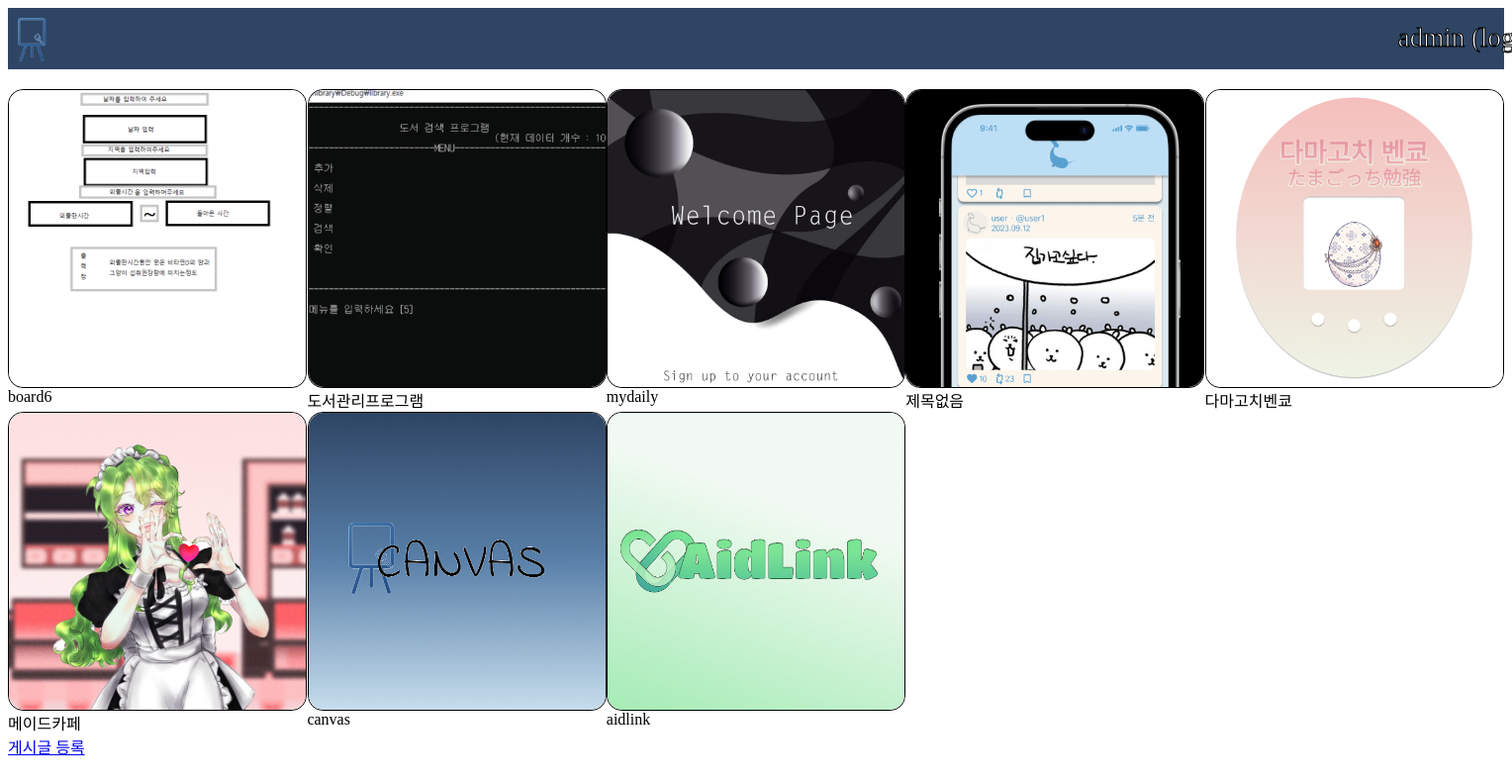
/palette/ (signed in), run on the app's committed database.
### palette/models.py (models this page shows, shortened)
class Drawing(models.Model):
    subject = models.CharField(max_length=200)
    author = models.ForeignKey(User, on_delete=models.CASCADE)
    content = models.TextField(default='')
    imgfile = models.ImageField(null=True, upload_to="", blank=True)
    uploadedFile = models.FileField(upload_to="result/")
    create_date = models.DateTimeField()
    modify_date = models.DateTimeField(null=True, blank=True)

### palette/views.py (the view)
# urls.py: path('', views.index, name='index'),  # '/' 에 해당되는 path
def index(request):
    drawing_list = Drawing.objects.order_by('-create_date')
    context = {'drawing_list': drawing_list}
    return render(request, 'palette/drawing_list.html', context)

### templates/palette/drawing_list.html (shortened to what this page needs)
{% extends 'base.html' %}
{% block content %}
<div id="imgcontain">
    {% if drawing_list %}
    {% for drawing in drawing_list %}
    <div>
        <div class="img-wrapper">
            <a href="/palette/{{ drawing.id }}/"><img src="../media/{{ drawing.imgfile }}"></a>
        </div>
        <div>
            {{ drawing.subject }}
        </div>
    </div>
    {% endfor %}
    {% else %}
        <div>질문이 없습니다.</div>
    {% endif %}
</div>
<div>
    <a href="{% url 'palette:drawing_create' %}">게시글 등록</a>
</div>
{% endblock %}

### templates/base.html (shortened to what this page needs)
{% load static %}
<!doctype html>
<html lang="ko">
<head>
</head>
<body>
<nav class="navbar">
    <div class="container-fluid">
        <a class="navbar-brand" href="{% url 'palette:index' %}"><img class='logo' src="/static/image/logo.png"></a>
        {% if user.is_authenticated %}
        <a class="nav-link" href="{% url 'common:logout' %}">{{ user.username }} (logout)</a>
        {% else %}
        <a class="nav-link" href="{% url 'common:login' %}">login</a>
        {% endif %}
    </div>
</nav>
{% block content %}
{% endblock %}
</body>
</html>

### templates/base.html (style rules this page uses)
.container-fluid { background-color: #2E4564; padding-bottom: 11px; }
.logo { width: 30px; }
.navbar-brand { position: relative; margin-left: 10px; top: 10px; }
.nav-link { position: relative; font-family: 'Indie Flower', cursive; text-decoration: none; color: #FFFFFF; left: 90%; text-align: left; font-size: 27px; -webkit-text-stroke: 1px black; top: -5px; }

### templates/palette/drawing_list.html (style rules this page uses)
#imgcontain { margin-top: 20px; display: grid; grid-template-columns: repeat(5,1fr); width: 100%; }
.img-wrapper { position: relative; margin: 0 auto; width: 300px; height: 300px; border: 1px solid black; border-radius: 5%; }
.img-wrapper img { border-radius: 5%; position: absolute; top: 0; left: 0; transform: translate(50, 50); width: 100%; height: 100%; object-fit: cover; margin: auto; }

### data on the page
Drawing: imgfile (picture), subject "board6"
Drawing: imgfile (picture), subject "도서관리프로그램"
Drawing: imgfile (picture), subject "mydaily"
Drawing: imgfile (picture), subject "제목없음"
Drawing: imgfile (picture), subject "다마고치벤쿄"
Drawing: imgfile (picture), subject "메이드카페"
Drawing: imgfile (picture), subject "canvas"
Drawing: imgfile (picture), subject "aidlink"

### other printed values
{{ user.username }} "admin"
